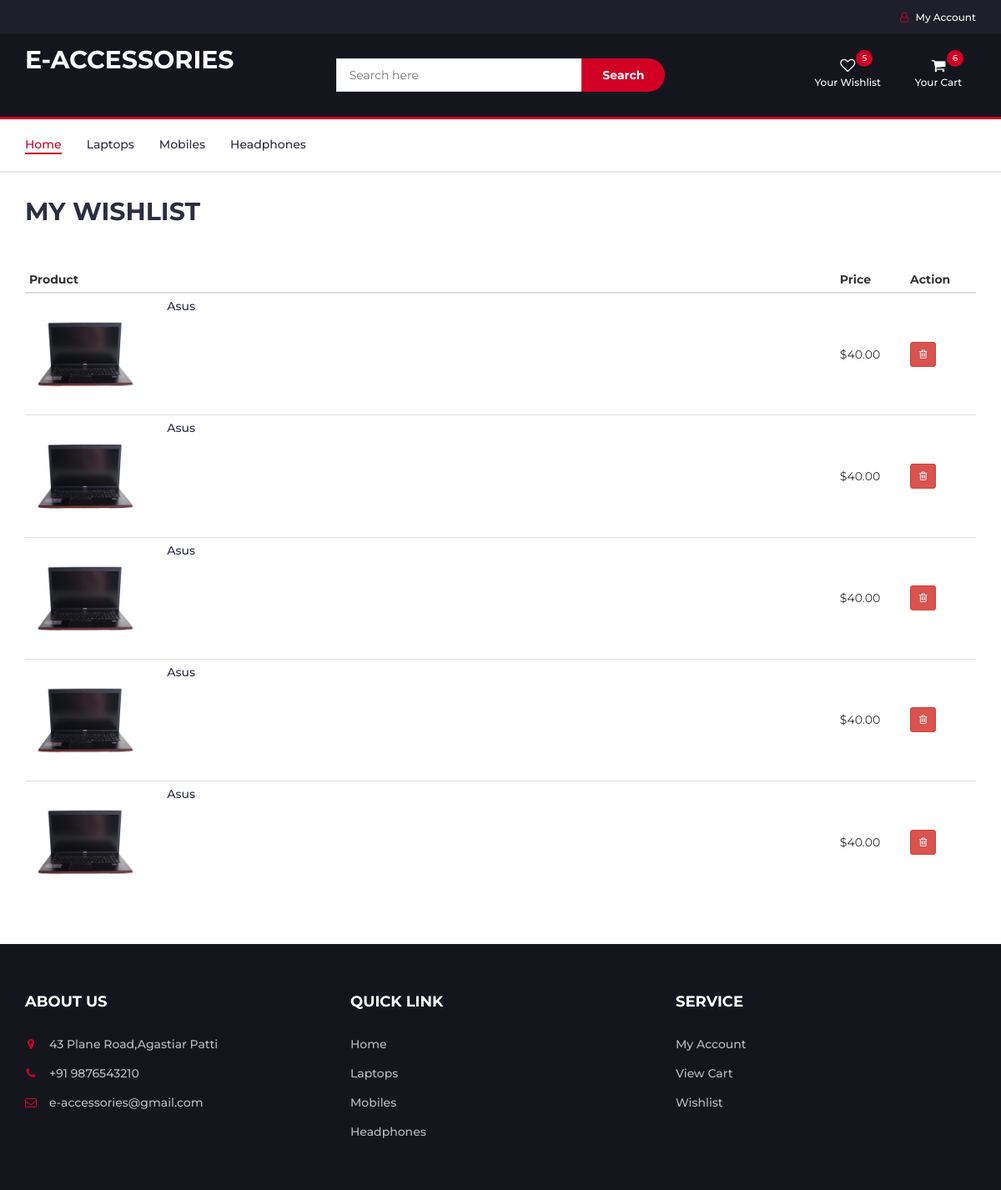
Screenshot of /wishlist.php (signed in) with the database file from the repository.
### tables this page shows
CREATE TABLE `category` (
  `id` int(11) NOT NULL,
  `name` varchar(50) NOT NULL,
  `status` enum('1','0') NOT NULL,
  `is_childrens` enum('0','1') NOT NULL,
  `created_at` datetime NOT NULL,
  `updated_at` datetime NOT NULL DEFAULT current_timestamp()
);

CREATE TABLE `wishlist` (
  `id` int(11) NOT NULL,
  `user_id` int(11) NOT NULL,
  `product_id` int(11) NOT NULL
);

CREATE TABLE `products` (
  `id` int(11) NOT NULL,
  `parent_category_id` int(11) NOT NULL,
  `child_category_id` int(27) DEFAULT NULL,
  `name` varchar(255) NOT NULL,
  `sku` varchar(255) NOT NULL,
  `description` text NOT NULL,
  `quantity` int(11) NOT NULL,
  `product_images_path` text NOT NULL,
  `product_images` varchar(255) NOT NULL,
  `thumnail_image_path` varchar(255) NOT NULL,
  `thumnail_image` varchar(255) NOT NULL,
  `status` enum('1','0') NOT NULL,
  `original_price` decimal(6,2) NOT NULL,
  `discounted_price` decimal(6,2) NOT NULL,
  `created_at` datetime NOT NULL,
  `updated_at` datetime NOT NULL DEFAULT current_timestamp()
);

### loader.php (called while the page is built, shortened)
<?php
require_once 'config.php';
require_once __DIR__.'/layouts/header.php';
?>

### config.php (called while the page is built, shortened)
<?php
$currentLoggedUserId=empty($_SESSION['current_user']) ? '0'  : $_SESSION['current_user']['id'];
$sessionUserId=$_SESSION['sess_id'];
$isUserActive=empty($_SESSION['active']) ?  $_SESSION['active']='0' : $_SESSION['active'];
if(empty($currentLoggedUserId)){
    $where = "session_id='" . $sessionUserId . "'";
    $_SESSION['cart']['wishlist']=array();
}else{
    $productsInWishlist=dbQuery("select wishlist.id,wishlist.product_id,products.name,products.discounted_price,products.thumnail_image_path,products.thumnail_image,products.quantity as quantity_in_stock from wishlist INNER JOIN products on products.id=wishlist.product_id where wishlist.user_id=".$currentLoggedUserId."");
}
?>

### functions/func-db.php (called while the page is built, shortened)
<?php
function dbQuery($query){
     global $conn;
    $result=mysqli_query($conn,$query);
    $data=array();
    if(mysqli_num_rows($result)>0){
        while($row=mysqli_fetch_object($result)){
            $data[]=$row;
        }
    }
    return $data;
}
?>

### wishlist.php (the view, shortened to what this page needs)
<?php
include __DIR__."/loader.php";
$wishlist=$_SESSION['cart']['wishlist'];
?>
<div class="section">
    <div class="container">
       <h2 class="cart-label">MY WISHLIST</h2>
       <?php if(!empty($currentLoggedUserId)){ ?>
      <table id="cart" class="table table-hover table-condensed">
         <thead>
            <tr>
               <th>Product</th>
               <th>Price</th>
               <th>Action</th>
            </tr>
         </thead>
         <tbody>
             <?php  if(!empty($wishlist)){ ?>
             <?php foreach($wishlist as $key => $value){  ?>
            <tr>
               <td data-th="Product">
                  <div class="row">
                     <div class="col-sm-2 hidden-xs"><img src="<?=str_replace("../",'',$value['thumnail_image_path']).$value['thumnail_image']?>"  class="img-responsive"/></div>
                     <div class="col-sm-10">
                        <p><a href="content.php?id=<?=$value['product_id']?>"><?=$value['name']?></a></p>
                     </div>
                  </div>
               </td>
               <td data-th="Price" class="product-price" data-price="<?=$value['discounted_price']?>">$<?=$value['discounted_price']?></td>
               <td class="actions">
                  <button class="btn btn-danger btn-sm" onclick="removeProductFromWishlist('<?=$value['id']?>','remove-product-from-wishlist')"><i class="fa fa-trash-o"></i></button>
                </td>
            </tr>
            <?php }?>
            <?php }else{?>
                <td class="empty-cart text-center" colspan="5" class="text-center">You have no items in your wishlist. Start adding!</td>
            <?php }?>
         </tbody>
      </table>
      <?php }else{ ?>
        <h4 class="text-center text-danger">PLEASE <a href="login.php">LOGIN</a> TO CONTINUE</h4>
    <?php } ?>
   </div>
</div>
<?php
include __DIR__."/layouts/footer.php";
?>

### layouts/header.php (shortened to what this page needs)
<!DOCTYPE html>
<html lang="en">
	<head>
 		<link type="text/css" rel="stylesheet" href="assets/css/bootstrap.min.css"/>
 		<link type="text/css" rel="stylesheet" href="assets/css/slick.css"/>
 		<link type="text/css" rel="stylesheet" href="assets/css/slick-theme.css"/>
 		<link type="text/css" rel="stylesheet" href="assets/css/nouislider.min.css"/>
 		<link rel="stylesheet" href="assets/css/font-awesome.min.css">
 		<link type="text/css" rel="stylesheet" href="assets/css/style.css"/>
		<link rel="stylesheet" href="assets/css/sweetalert.css">
    </head>
	<body>
		<header>
			<div id="top-header">
				<div class="container">
					<ul class="header-links pull-right">
						<li>
							<?=$isUserActive ? '<a href="my-account.php"><i class="fa fa-user-o"></i> My Account</a>' : '<a href="login.php"><i class="fa fa-user-o"></i>Login</a>' ?>
						</li>
					</ul>
				</div>
			</div>
			<div id="header">
				<div class="container">
					<div class="row">
						<div class="col-md-3">
							<div class="header-logo">
								<a href="#" class="logo">
									<h2 style="color:#fff">E-ACCESSORIES</h2>
								</a>
							</div>
						</div>
						<div class="col-md-6 text-center">
							<div class="header-search">
								<form>
									<input class="input" id="search-product" placeholder="Search here">
									<button class="search-btn">Search</button>
								</form>
							</div>
						</div>
						<div class="col-md-3 clearfix">
							<div class="header-ctn">
								<?php if(!empty($currentLoggedUserId)) {?>
								<div>
									<a href="wishlist.php">
										<i class="fa fa-heart-o"></i>
										<span>Your Wishlist</span>
										<div class="qty"><?=count($_SESSION['cart']['wishlist']) ?></div>
									</a>
								</div>
								<?php } ?>
								<div class="dropdown">
									<a  href="cart.php" aria-expanded="true">
										<i class="fa fa-shopping-cart"></i>
										<span>Your Cart</span>
										<div class="qty"><?=empty($_SESSION['cart']['products']) ? '0' : count($_SESSION['cart']['products'])?></div>
									</a>
								</div>
							</div>
						</div>
					</div>
				</div>
			</div>
		</header>
		<nav id="navigation">
			<div class="container">
				<div id="responsive-nav">
					<ul class="main-nav nav navbar-nav">
						<li class="active"><a href="index.php">Home</a></li>
						<?php foreach(dbQuery('SELECT * from `category` where status="1"') as $value ) {?>
						<li><a href="products.php?category=<?=$value->name?>"><?=$value->name?></a></li>
						<?php } ?>
					</ul>
				</div>
			</div>
		</nav>

### layouts/footer.php (shortened to what this page needs)
	<footer id="footer">
			<div class="section">
				<div class="container">
					<div class="row">
						<div class="col-md-4 col-xs-6">
							<div class="footer">
								<h3 class="footer-title">About Us</h3>
								<ul class="footer-links">
									<li><a href="#"><i class="fa fa-map-marker"></i>43 Plane Road,Agastiar Patti</a></li>
									<li><a href="#"><i class="fa fa-phone"></i>+91 9876543210</a></li>
									<li><a href="#"><i class="fa fa-envelope-o"></i>e-accessories@gmail.com</a></li>
								</ul>
							</div>
						</div>
						<div class="col-md-4 col-xs-6">
							<div class="footer">
								<h3 class="footer-title">QUICK LINK</h3>
								<ul class="footer-links">
									<li><a href="index.php">Home</a></li>
							<?php foreach(dbQuery('SELECT * from `category` where status="1"') as $value ) {?>
									<li><a href="products.php?category=<?=$value->name?>" target="_blank"><?=$value->name?></a></li>
							<?php } ?>
								</ul>
							</div>
						</div>
						<div class="col-md-4 col-xs-6">
							<div class="footer">
								<h3 class="footer-title">Service</h3>
								<ul class="footer-links">
									<li><a href="my-account.php">My Account</a></li>
									<li><a href="cart.php">View Cart</a></li>
								<?php if(!empty($currentLoggedUserId)) {?>
									<li><a href="wishlist.php">Wishlist</a></li>
								<?php } ?>
								</ul>
							</div>
						</div>
					</div>
				</div>
			</div>
		</footer>
	</body>
</html>

### assets/css/style.css (style rules this page uses)
body { font-family: 'Montserrat', sans-serif; font-weight: 400; color: #333; }
h1, h2, h3, h4, h5, h6 { color: #2B2D42; font-weight: 700; margin: 0 0 10px; }
a { color: #2B2D42; font-weight: 500; -webkit-transition: 0.2s color; transition: 0.2s color; }
ul, ol { margin: 0; padding: 0; list-style: none }
.input { height: 40px; padding: 0px 15px; border: 1px solid #E4E7ED; background-color: #FFF; width: 100%; }
.section { padding-top: 30px; padding-bottom: 30px; }
#top-header { padding-top: 10px; padding-bottom: 10px; background-color: #1E1F29; }
.header-links li { display: inline-block; margin-right: 15px; font-size: 12px; }
.header-links li:last-child { margin-right: 0px; }
.header-links li a { color: #FFF; }
.header-links li i { color: #D10024; margin-right: 5px; }
#header { padding-top: 15px; padding-bottom: 15px; background-color: #15161D; }
.header-logo { float: left; }
.header-search { padding: 15px 0px; }
.header-search form { position: relative; }
.header-search form .input { width: calc(100% - 260px); margin-right: -4px; }
.header-search form .search-btn { height: 40px; width: 100px; background: #D10024; color: #FFF; font-weight: 700; border: none; border-radius: 0px 40px 40px 0px; }
.header-ctn { float: right; padding: 15px 0px; }
.header-ctn>div { display: inline-block; }
.header-ctn>div+div { margin-left: 15px; }
.header-ctn>div>a { display: block; position: relative; width: 90px; text-align: center; color: #FFF; }
.header-ctn>div>a>i { display: block; font-size: 18px; }
.header-ctn>div>a>span { font-size: 12px; }
.header-ctn>div>a>.qty { position: absolute; right: 15px; top: -10px; width: 20px; height: 20px; line-height: 20px; text-align: center; border-radius: 50%; font-size: 10px; color: #FFF; background-color: #D10024; }
#navigation { background: #FFF; border-bottom: 2px solid #E4E7ED; border-top: 3px solid #D10024; }
.main-nav>li+li { margin-left: 30px }
.main-nav>li>a { padding: 20px 0px; }
.main-nav>li>a:hover, .main-nav>li>a:focus, .main-nav>li.active>a { color: #D10024; background-color: transparent; }
.main-nav>li>a:after { content: ""; display: block; width: 0%; height: 2px; background-color: #D10024; -webkit-transition: 0.2s all; transition: 0.2s all; }
.main-nav>li>a:hover:after, .main-nav>li>a:focus:after, .main-nav>li.active>a:after { width: 100%; }
#footer { background: #15161D; color: #B9BABC; }
.footer { margin: 30px 0px; }
.footer .footer-title { color: #FFF; text-transform: uppercase; font-size: 18px; margin: 0px 0px 30px; }
.footer-links li+li { margin-top: 15px; }
.footer-links li a { color: #B9BABC; }
.footer-links li i { margin-right: 15px; color: #D10024; width: 14px; text-align: center; }

### wishlist.php (style rules this page uses)
.table>tbody>tr>td, .table>tfoot>tr>td { vertical-align: middle; }
.cart-label { margin-bottom:50px; }

### rows the page displays
category: name "Laptops"
category: name "Mobiles"
category: name "Headphones"
wishlist: product.thumnail_image (picture), product.name "Asus", product.discounted_price "40.00"
wishlist: product.thumnail_image (picture), product.name "Asus", product.discounted_price "40.00"
wishlist: product.thumnail_image (picture), product.name "Asus", product.discounted_price "40.00"
wishlist: product.thumnail_image (picture), product.name "Asus", product.discounted_price "40.00"
wishlist: product.thumnail_image (picture), product.name "Asus", product.discounted_price "40.00"

### other values shown
count($_SESSION['cart']['wishlist']) "5"
count($_SESSION['cart']['products']) "6"
